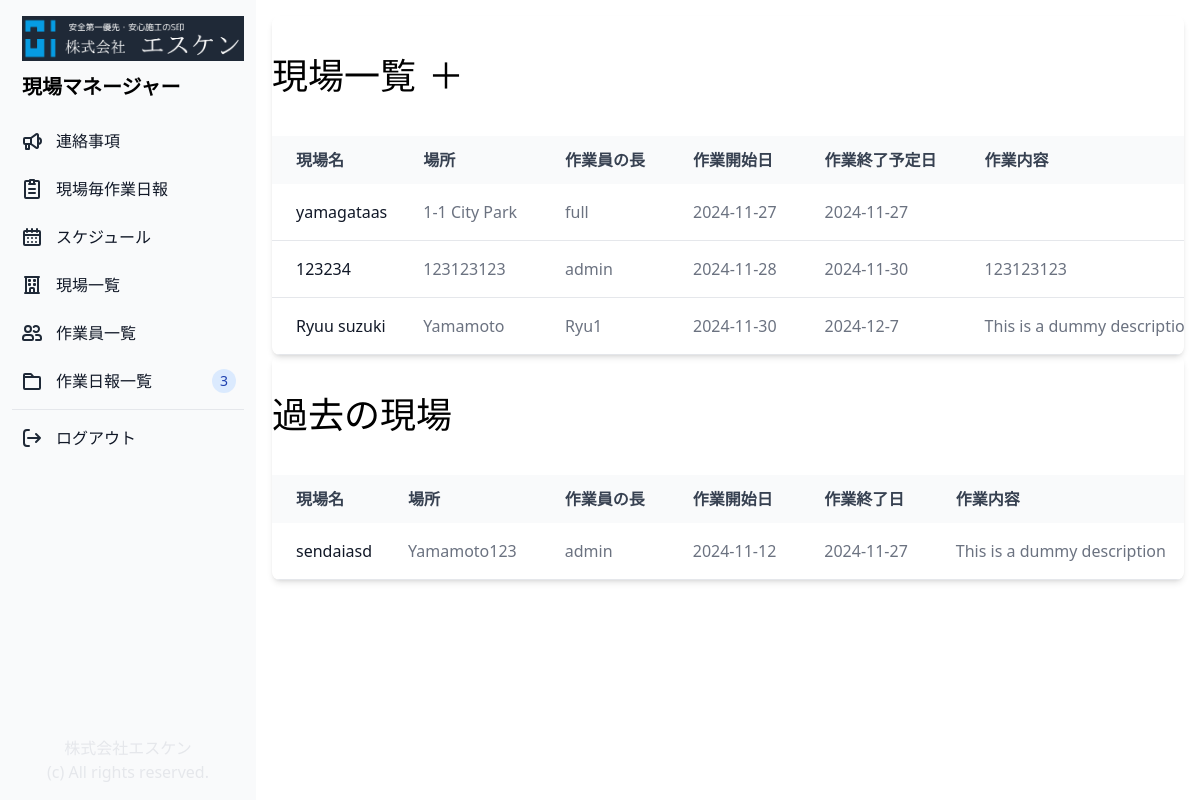
Page /genba_list/ (signed in) on the earlier database version.
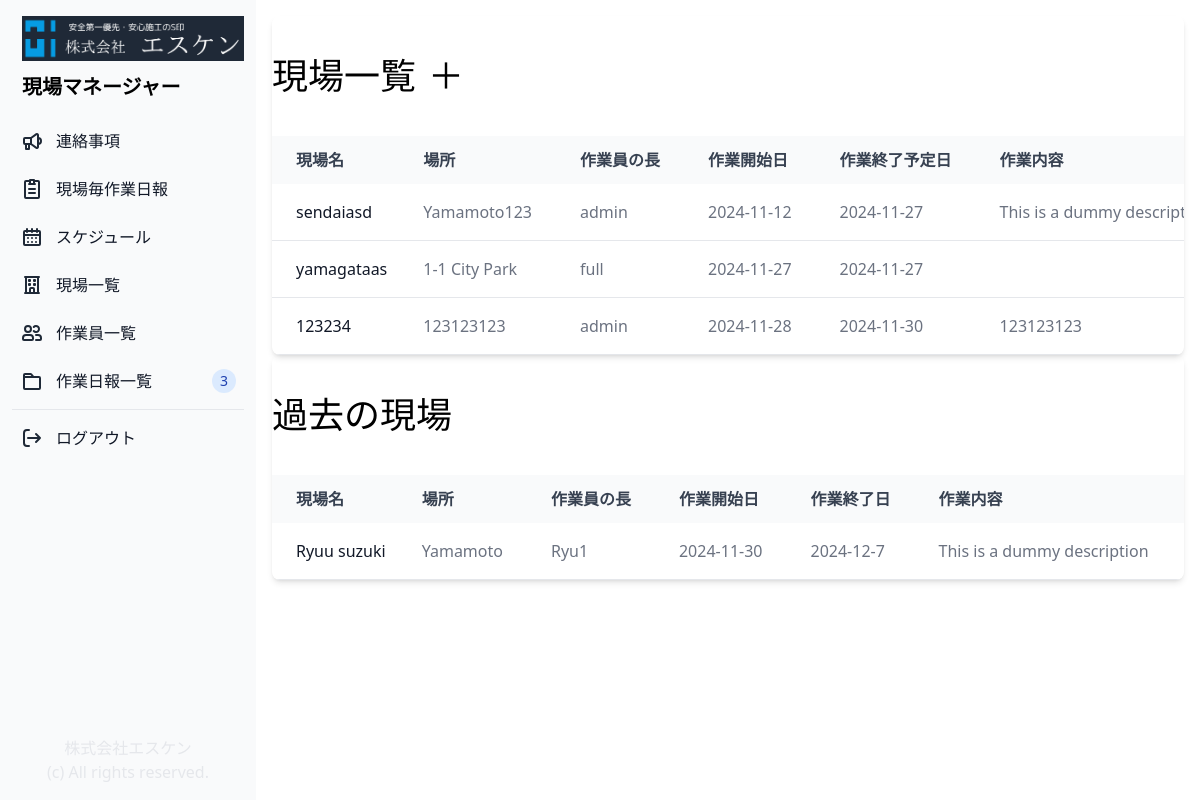
Same page on the later database version.
### genba/models.py (models this page shows, shortened)
class Genba(models.Model):
    head_person = models.ForeignKey(Profile, related_name="head_person", on_delete=models.CASCADE, null=True)
    attendees = models.ManyToManyField(Profile, related_name="attendees", blank=True)
    name = models.CharField("Genba", max_length=255)
    client = models.CharField("Client", max_length=255)
    address = models.CharField("Address", max_length=255)
    job_description = models.CharField("Job description", max_length=255, blank=True, null=True)
    note = models.CharField("Note", max_length=255, blank=True, null=True)
    start_date = models.DateTimeField("Start date")
    end_date = models.DateTimeField("End date")
    is_active = models.BooleanField(default=True)
    created_at = models.DateTimeField(auto_now=True)

class Profile(models.Model):
    CONTRACT_TYPES = (
        ('元請', '元請'),
        ('正社員', '正社員'),
        ('管理', '管理'),
    )
    contract_type = models.CharField(max_length=50, choices=CONTRACT_TYPES, blank=True)
    user = models.OneToOneField(User, on_delete=models.CASCADE)
    fullname = models.CharField(max_length=20, blank=True)
    phone = models.CharField(max_length=20, blank=True)
    note = models.CharField(max_length=500, blank=True)
    is_active = models.BooleanField(default=True)
    created_at = models.DateTimeField(auto_now_add=True)
    updated_at = models.DateTimeField(auto_now=True)
    def __str__(self):
        return f"{self.fullname}"

### genba/views.py (the view)
# urls.py: path('genba_list/', views.genba_list, name="genba_list"),
@login_required(login_url='/login_user/')
def genba_list(request):
    genbas = Genba.objects.all()
    return render(request, "genba_list.html", {"genbas": genbas})

### genba/templates/genba_list.html (shortened to what this page needs)
{% extends "base.html" %}
{% block content %}
<div class="p-4 sm:ml-64">
    <div class="relative overflow-x-auto shadow-md sm:rounded-lg">
        <div class="px-auto">
            <h1 class="text-4xl py-10">現場一覧<a class="pl-3" href="{% url 'add_genba' %}">＋</a></h1>
        </div>
        <table class="w-full text-normal text-left rtl:text-right text-gray-500 dark:text-gray-400">
            <thead
                class="text-normal text-gray-700 uppercase bg-gray-50 whitespace-nowrap dark:bg-gray-700 dark:text-gray-400">
                <tr>
                    <th scope="col" class="px-6 py-3">
                        現場名
                    </th>
                    <th scope="col" class="px-6 py-3">
                        場所
                    </th>
                    <th scope="col" class="px-6 py-3">
                        作業員の長
                    </th>
                    <th scope="col" class="px-6 py-3">
                        作業開始日
                    </th>
                    <th scope="col" class="px-6 py-3">
                        作業終了予定日
                    </th>
                    <th scope="col" class="px-6 py-3">
                        作業内容
                    </th>
                </tr>
            </thead>
            <tbody>
                {% if genbas %}
                {% for genba in genbas %}
                {% if genba.is_active %}
                <tr class="border-b">
                    <th scope="row" class="pl-6 pr-3 py-4 font-medium whitespace-nowrap text-gray-900">
                        <a href="{% url 'genba_details' genba.id %}">
                            {{ genba.name }}
                        </a>
                    </th>
                    <td class="px-6 py-4 whitespace-nowrap">
                        {{ genba.address }}
                    </td>
                    <td class="px-6 py-4 whitespace-nowrap">
                        {{ genba.head_person }}
                    </td>
                    <td class="px-6 py-4 whitespace-nowrap">
                        {{ genba.start_date | date:"Y-m-j" }}
                    </td>
                    <td class="px-6 py-4 whitespace-nowrap">
                        {{ genba.end_date | date:"Y-m-j" }}
                    </td>
                    <td class="px-6 py-4 whitespace-nowrap">
                        {{ genba.job_description }}
                    </td>
                </tr>
                {% endif %}
                {% endfor %}
                {% endif %}
            </tbody>
        </table>
    </div>
    <div class="relative overflow-x-auto shadow-md sm:rounded-lg">
        <div class="px-auto">
            <h1 class="text-4xl py-10">過去の現場</h1>
        </div>
        <table class="w-full text-normal text-left rtl:text-right text-gray-500 dark:text-gray-400">
            <thead
                class="text-normal text-gray-700 uppercase bg-gray-50 whitespace-nowrap dark:bg-gray-700 dark:text-gray-400">
                <tr>
                    <th scope="col" class="px-6 py-3">
                        現場名
                    </th>
                    <th scope="col" class="px-6 py-3">
                        場所
                    </th>
                    <th scope="col" class="px-6 py-3">
                        作業員の長
                    </th>
                    <th scope="col" class="px-6 py-3">
                        作業開始日
                    </th>
                    <th scope="col" class="px-6 py-3">
                        作業終了日
                    </th>
                    <th scope="col" class="px-6 py-3">
                        作業内容
                    </th>
                    <th scope="col" class="px-6 py-3">
                    </th>
                </tr>
            </thead>
            <tbody>
                {% if genbas %}
                {% for genba in genbas %}
                {% if genba.is_active == False %}
                <tr class="border-b">
                    <th scope="row" class="pl-6 pr-3 py-4 font-medium whitespace-nowrap text-gray-900">
                        <a href="{% url 'genba_details' genba.id %}">
                            {{ genba.name }}
                        </a>
                    </th>
                    <td class="px-6 py-4 whitespace-nowrap">
                        {{ genba.address }}
                    </td>
                    <td class="px-6 py-4 whitespace-nowrap">
                        {{ genba.head_person }}
                    </td>
                    <td class="px-6 py-4 whitespace-nowrap">
                        {{ genba.start_date | date:"Y-m-j" }}
                    </td>
                    <td class="px-6 py-4 whitespace-nowrap">
                        {{ genba.end_date | date:"Y-m-j" }}
                    </td>
                    <td class="px-6 py-4 whitespace-nowrap">
                        {{ genba.job_description }}
                    </td>
                    <td class="px-6 py-4 whitespace-nowrap">
                    </td>
                </tr>
                {% endif %}
                {% endfor %}
                {% endif %}
            </tbody>
        </table>
    </div>
</div>
{% endblock content %}

### genba/templates/base.html (shortened to what this page needs)
{% load static %}
<!doctype html>
<html lang="en">
<head>
    <script src="https://cdn.tailwindcss.com"></script>
</head>
<body>
    {% include 'assets/sidebar.html' %}
    {% block content %}
    {% endblock content %}
</body>
</html>

### genba/templates/assets/sidebar.html (shortened to what this page needs)
{% load static %}
<aside id="sidebar"
    class="fixed top-0 left-0 z-40 w-64 h-screen transition-transform -translate-x-full sm:translate-x-0"
    aria-label="Sidebar">
    <div class="h-full px-3 py-4 bg-gray-50 dark:bg-gray-800">
        <div class="flex flex-col h-full justify-content-end">
            <a href=" {% url 'home' %}" class="flex items-center ps-2.5 mb-5">
                <span class="self-center font-semibold dark:text-white">
                    <img src="../static/images/esken_logo.png" class="mb-3" />
                    <p class="text-xl">
                        現場マネージャー
                    </p>
                </span>
            </a>
            <ul class="space-y-2 font-medium">
                <li>
                    <a href="{% url 'home' %}"
                        class="flex items-center p-2 text-gray-900 rounded-lg dark:text-white hover:bg-gray-100 dark:hover:bg-gray-700 group">
                        <span class="ms-3">連絡事項</span>
                    </a>
                </li>
                <li>
                    <a href="{% url 'add_report' %}"
                        class="flex items-center p-2 text-gray-900 rounded-lg dark:text-white hover:bg-gray-100 dark:hover:bg-gray-700 group">
                        <span class="ms-3">現場毎作業日報</span>
                    </a>
                </li>
                <li>
                    <a href="{% url 'schedule' %}"
                        class="flex items-center p-2 text-gray-900 rounded-lg dark:text-white hover:bg-gray-100 dark:hover:bg-gray-700 group">
                        <span class="flex-1 ms-3 whitespace-nowrap">スケジュール</span>
                    </a>
                </li>
                <li>
                    <a href="{% url 'genba_list' %}"
                        class="flex items-center p-2 text-gray-900 rounded-lg dark:text-white hover:bg-gray-100 dark:hover:bg-gray-700 group">
                        <span class="flex-1 ms-3 whitespace-nowrap">現場一覧</span>
                    </a>
                </li>
                <li>
                    <a href="{% url 'user_list' %}"
                        class="flex items-center p-2 text-gray-900 rounded-lg dark:text-white hover:bg-gray-100 dark:hover:bg-gray-700 group">
                        <span class="flex-1 ms-3 whitespace-nowrap">作業員一覧</span>
                    </a>
                </li>
                <li>
                    <a href="{% url 'report_list' %}"
                        class="flex items-center p-2 text-gray-900 rounded-lg dark:text-white hover:bg-gray-100 dark:hover:bg-gray-700 group">
                        <span class="flex-1 ms-3 whitespace-nowrap">作業日報一覧
                        </span>
                        <span
                            class="inline-flex items-center justify-center w-3 h-3 p-3 ms-3 text-sm font-medium text-blue-800 bg-blue-100 rounded-full dark:bg-blue-900 dark:text-blue-300">3</span>
                    </a>
                </li>
                <hr />
                <li>
                    <a href="{% url 'logout_user' %}"
                        class="flex items-center p-2 text-gray-900 rounded-lg dark:text-white hover:bg-gray-100 dark:hover:bg-gray-700 group">
                        <span class="flex-1 ms-3 whitespace-nowrap">ログアウト</span>
                    </a>
                </li>
            </ul>
        </div>
        <p class="absolute bottom-10 right-0 left-0 text-center text-gray-200">株式会社エスケン</p>
        <p class="absolute bottom-4 right-0 left-0 text-center text-gray-200">(c) All rights reserved.</p>
    </div>
</aside>

Differences in the rows shown:
changed Genba "sendaiasd": moves from the list under "過去の現場" to the list under "現場一覧＋"
changed Genba "Ryuu suzuki": moves from the list under "現場一覧＋" to the list under "過去の現場"
